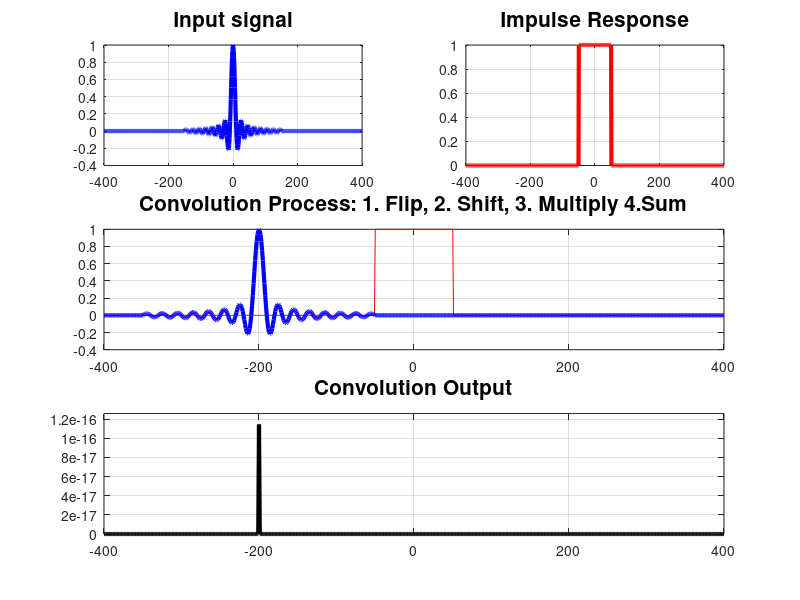

Source code (MATLAB): (Note: this script raises an error after producing the figure.)
close all
clear all
clc
% Initialization
t = -400:400; % Time range
X = zeros(1,length(t)); % Input signal 
x1 = -150; x2 = 150; % Range of Input Signal
H = zeros(1,length(t)); % Impulse Response
h1 = -50; h2 = 50; % Range of Impulse Response Signal
Y = zeros(1,length(t)); xh1 = x1+h1; xh2 = x2+h2; % Convolution output

% Input Signal Generation
x = sin(pi*t/10)./(pi*t/10); x(t==0)=1; % Generate Input Sinc Signal
h = t./t; h(t==0)=1; % Generate Impulse Response
H(t>=h1&t<=h2) = h(t>=h1&t<=h2); % Fit the input signal within range
X(t>=x1&t<=x2) = x(t>=x1&t<=x2); % Fit the impulse response within range

% Plot Input Signal and Impulse Response
subplot(3,2,1) 
plot(t,X,'b','LineWidth',3)
title('Input signal','FontWeight','b','FontSize',15)
grid on
subplot(3,2,2) 
plot(t,H,'r','LineWidth',3)
title('Impulse Response','FontWeight','b','FontSize',15)
grid on

for n = xh1:xh2 % Convolution limits
    % Convolution steps
    f = fliplr(X);           % Flip 
    Xm = circshift(f,[0,n]); % Shift
    m = Xm.*H;               % Multiply 
    Y(t==n) = sum(m);  % Sum
    
    % Live Convolution Process
    subplot(3,2,[3 4])
    plot(t,H,'r',t,circshift(fliplr(X),[0,n]),'b','LineWidth',3)
    title('Convolution Process: 1. Flip, 2. Shift, 3. Multiply 4.Sum','FontWeight','b','FontSize',15)
    grid on;
    % Result of convolution live
    subplot(3,2,[5 6]); 
    plot(t,Y,'k','LineWidth',3)
    axis tight
    grid on
    title('Convolution Output','FontWeight','b','FontSize',15)
    pause(0.01); % Pause between Update
    sgtitle('Illustration of 1D Convolution','FontWeight','b','FontSize',20)
    fig=gcf;
    fig.Units='normalized'; 
    fig.OuterPosition=[0 0 1 1]; %Open Current Figure in Maximized Mode
end

